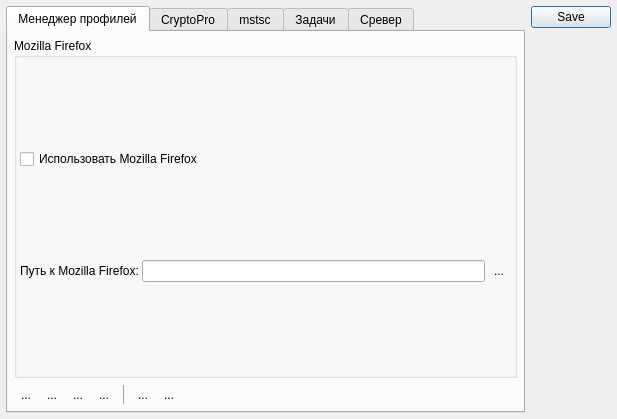
<?xml version="1.0" encoding="UTF-8"?>
<ui version="4.0">
 <class>DialogMain</class>
 <widget class="QDialog" name="DialogMain">
  <property name="geometry">
   <rect>
    <x>0</x>
    <y>0</y>
    <width>617</width>
    <height>419</height>
   </rect>
  </property>
  <property name="windowTitle">
   <string>DialogMain</string>
  </property>
  <layout class="QGridLayout" name="gridLayout_2">
   <property name="leftMargin">
    <number>6</number>
   </property>
   <property name="topMargin">
    <number>6</number>
   </property>
   <property name="rightMargin">
    <number>6</number>
   </property>
   <property name="bottomMargin">
    <number>6</number>
   </property>
   <item row="0" column="1">
    <widget class="QDialogButtonBox" name="buttonBox">
     <property name="orientation">
      <enum>Qt::Vertical</enum>
     </property>
     <property name="standardButtons">
      <set>QDialogButtonBox::Save</set>
     </property>
    </widget>
   </item>
   <item row="0" column="0">
    <widget class="QTabWidget" name="tabWidget">
     <property name="currentIndex">
      <number>0</number>
     </property>
     <widget class="QWidget" name="tabProfileManager">
      <attribute name="icon">
       <iconset resource="pm_resurses.qrc">
        <normaloff>:/img/mpl.ico</normaloff>:/img/mpl.ico</iconset>
      </attribute>
      <attribute name="title">
       <string>Менеджер профилей</string>
      </attribute>
      <layout class="QVBoxLayout" name="verticalLayout">
       <property name="leftMargin">
        <number>6</number>
       </property>
       <property name="topMargin">
        <number>6</number>
       </property>
       <property name="rightMargin">
        <number>6</number>
       </property>
       <property name="bottomMargin">
        <number>6</number>
       </property>
       <item>
        <widget class="QGroupBox" name="groupBox">
         <property name="title">
          <string>Mozilla Firefox</string>
         </property>
         <layout class="QGridLayout" name="gridLayout_5">
          <property name="leftMargin">
           <number>3</number>
          </property>
          <property name="topMargin">
           <number>3</number>
          </property>
          <property name="rightMargin">
           <number>3</number>
          </property>
          <property name="bottomMargin">
           <number>3</number>
          </property>
          <property name="spacing">
           <number>3</number>
          </property>
          <item row="0" column="0">
           <widget class="QCheckBox" name="chUseFirefox">
            <property name="text">
             <string>Использовать Mozilla Firefox</string>
            </property>
           </widget>
          </item>
          <item row="1" column="0">
           <layout class="QGridLayout" name="gridLayout_4">
            <item row="0" column="0">
             <widget class="QLabel" name="label_5">
              <property name="text">
               <string>Путь к Mozilla Firefox:</string>
              </property>
             </widget>
            </item>
            <item row="0" column="2">
             <layout class="QHBoxLayout" name="horizontalLayout_3">
              <property name="spacing">
               <number>2</number>
              </property>
              <item>
               <widget class="QLineEdit" name="txtFirefoxPath"/>
              </item>
              <item>
               <widget class="QToolButton" name="btnSelectPathFirefox">
                <property name="text">
                 <string>...</string>
                </property>
                <property name="autoRaise">
                 <bool>true</bool>
                </property>
               </widget>
              </item>
             </layout>
            </item>
           </layout>
          </item>
         </layout>
        </widget>
       </item>
       <item>
        <layout class="QVBoxLayout" name="verticalGeneral">
         <item>
          <layout class="QHBoxLayout" name="horizontalLayout_8">
           <property name="spacing">
            <number>2</number>
           </property>
           <item>
            <widget class="QToolButton" name="btnMplItemAdd">
             <property name="text">
              <string>...</string>
             </property>
             <property name="icon">
              <iconset resource="pm_resurses.qrc">
               <normaloff>:/img/itemAdd.png</normaloff>:/img/itemAdd.png</iconset>
             </property>
             <property name="autoRaise">
              <bool>true</bool>
             </property>
            </widget>
           </item>
           <item>
            <widget class="QToolButton" name="btnProfileCopy">
             <property name="toolTip">
              <string>Добавить копированием</string>
             </property>
             <property name="text">
              <string>...</string>
             </property>
             <property name="icon">
              <iconset resource="pm_resurses.qrc">
               <normaloff>:/img/copy_24.png</normaloff>:/img/copy_24.png</iconset>
             </property>
             <property name="autoRaise">
              <bool>true</bool>
             </property>
            </widget>
           </item>
           <item>
            <widget class="QToolButton" name="btnMplItemEdit">
             <property name="text">
              <string>...</string>
             </property>
             <property name="icon">
              <iconset resource="pm_resurses.qrc">
               <normaloff>:/img/itemEdit.png</normaloff>:/img/itemEdit.png</iconset>
             </property>
             <property name="autoRaise">
              <bool>true</bool>
             </property>
            </widget>
           </item>
           <item>
            <widget class="QToolButton" name="btnMplItemDelete">
             <property name="text">
              <string>...</string>
             </property>
             <property name="icon">
              <iconset resource="pm_resurses.qrc">
               <normaloff>:/img/delete.png</normaloff>:/img/delete.png</iconset>
             </property>
             <property name="autoRaise">
              <bool>true</bool>
             </property>
            </widget>
           </item>
           <item>
            <widget class="QLabel" name="label_4">
             <property name="minimumSize">
              <size>
               <width>2</width>
               <height>0</height>
              </size>
             </property>
             <property name="frameShape">
              <enum>QFrame::VLine</enum>
             </property>
             <property name="frameShadow">
              <enum>QFrame::Raised</enum>
             </property>
             <property name="text">
              <string/>
             </property>
            </widget>
           </item>
           <item>
            <widget class="QToolButton" name="btnMplItemMoveUp">
             <property name="text">
              <string>...</string>
             </property>
             <property name="icon">
              <iconset resource="pm_resurses.qrc">
               <normaloff>:/img/moveup.png</normaloff>:/img/moveup.png</iconset>
             </property>
             <property name="autoRaise">
              <bool>true</bool>
             </property>
            </widget>
           </item>
           <item>
            <widget class="QToolButton" name="btnMplItemMoveDown">
             <property name="text">
              <string>...</string>
             </property>
             <property name="icon">
              <iconset resource="pm_resurses.qrc">
               <normaloff>:/img/movedown.png</normaloff>:/img/movedown.png</iconset>
             </property>
             <property name="autoRaise">
              <bool>true</bool>
             </property>
            </widget>
           </item>
           <item>
            <spacer name="horizontalSpacer_2">
             <property name="orientation">
              <enum>Qt::Horizontal</enum>
             </property>
             <property name="sizeHint" stdset="0">
              <size>
               <width>40</width>
               <height>20</height>
              </size>
             </property>
            </spacer>
           </item>
          </layout>
         </item>
        </layout>
       </item>
      </layout>
     </widget>
     <widget class="QWidget" name="tabCryptoPro">
      <attribute name="icon">
       <iconset resource="pm_resurses.qrc">
        <normaloff>:/img/cryptopro.ico</normaloff>:/img/cryptopro.ico</iconset>
      </attribute>
      <attribute name="title">
       <string>CryptoPro</string>
      </attribute>
      <layout class="QVBoxLayout" name="verticalLayout_3">
       <property name="leftMargin">
        <number>6</number>
       </property>
       <property name="topMargin">
        <number>6</number>
       </property>
       <property name="rightMargin">
        <number>6</number>
       </property>
       <property name="bottomMargin">
        <number>6</number>
       </property>
       <item>
        <layout class="QHBoxLayout" name="horizontalLayout_4">
         <property name="spacing">
          <number>2</number>
         </property>
         <item>
          <widget class="QLabel" name="label_6">
           <property name="text">
            <string>Путь к CryptoPro:</string>
           </property>
          </widget>
         </item>
         <item>
          <widget class="QLineEdit" name="txtCryptoProPath"/>
         </item>
         <item>
          <widget class="QToolButton" name="toolButton">
           <property name="text">
            <string>...</string>
           </property>
           <property name="autoRaise">
            <bool>true</bool>
           </property>
          </widget>
         </item>
        </layout>
       </item>
       <item>
        <layout class="QVBoxLayout" name="verticalLayout_2"/>
       </item>
       <item>
        <layout class="QHBoxLayout" name="horizontalLayout_9">
         <property name="spacing">
          <number>2</number>
         </property>
         <item>
          <widget class="QToolButton" name="btnCertAdd">
           <property name="text">
            <string>...</string>
           </property>
           <property name="icon">
            <iconset resource="pm_resurses.qrc">
             <normaloff>:/img/itemAdd.png</normaloff>:/img/itemAdd.png</iconset>
           </property>
           <property name="autoRaise">
            <bool>true</bool>
           </property>
          </widget>
         </item>
         <item>
          <widget class="QToolButton" name="btnCertDelete">
           <property name="text">
            <string>...</string>
           </property>
           <property name="icon">
            <iconset resource="pm_resurses.qrc">
             <normaloff>:/img/delete.png</normaloff>:/img/delete.png</iconset>
           </property>
           <property name="autoRaise">
            <bool>true</bool>
           </property>
          </widget>
         </item>
         <item>
          <widget class="QLabel" name="label_9">
           <property name="minimumSize">
            <size>
             <width>2</width>
             <height>0</height>
            </size>
           </property>
           <property name="frameShape">
            <enum>QFrame::VLine</enum>
           </property>
           <property name="frameShadow">
            <enum>QFrame::Raised</enum>
           </property>
           <property name="text">
            <string/>
           </property>
          </widget>
         </item>
         <item>
          <widget class="QToolButton" name="btnCertInfo">
           <property name="toolTip">
            <string>Информация о сертификате</string>
           </property>
           <property name="text">
            <string>...</string>
           </property>
           <property name="icon">
            <iconset resource="pm_resurses.qrc">
             <normaloff>:/img/!.png</normaloff>:/img/!.png</iconset>
           </property>
           <property name="autoRaise">
            <bool>true</bool>
           </property>
          </widget>
         </item>
         <item>
          <spacer name="horizontalSpacer_3">
           <property name="orientation">
            <enum>Qt::Horizontal</enum>
           </property>
           <property name="sizeHint" stdset="0">
            <size>
             <width>40</width>
             <height>20</height>
            </size>
           </property>
          </spacer>
         </item>
         <item>
          <widget class="QToolButton" name="btnResetCertIlst">
           <property name="toolTip">
            <string>Обновить список</string>
           </property>
           <property name="text">
            <string>...</string>
           </property>
           <property name="icon">
            <iconset resource="pm_resurses.qrc">
             <normaloff>:/img/update.png</normaloff>:/img/update.png</iconset>
           </property>
           <property name="autoRaise">
            <bool>true</bool>
           </property>
          </widget>
         </item>
        </layout>
       </item>
       <item>
        <widget class="QTabWidget" name="tabCrypt">
         <property name="tabletTracking">
          <bool>false</bool>
         </property>
         <property name="tabPosition">
          <enum>QTabWidget::North</enum>
         </property>
         <property name="tabShape">
          <enum>QTabWidget::Rounded</enum>
         </property>
         <property name="currentIndex">
          <number>0</number>
         </property>
         <property name="elideMode">
          <enum>Qt::ElideMiddle</enum>
         </property>
         <property name="documentMode">
          <bool>false</bool>
         </property>
         <property name="tabsClosable">
          <bool>false</bool>
         </property>
         <widget class="QWidget" name="tabCertificates">
          <attribute name="icon">
           <iconset resource="pm_resurses.qrc">
            <normaloff>:/img/certmgr2.ico</normaloff>:/img/certmgr2.ico</iconset>
          </attribute>
          <attribute name="title">
           <string>Сертификаты</string>
          </attribute>
          <layout class="QGridLayout" name="gridLayout_10">
           <item row="0" column="0">
            <layout class="QVBoxLayout" name="verticalLayoutCerts">
             <property name="spacing">
              <number>2</number>
             </property>
            </layout>
           </item>
          </layout>
         </widget>
         <widget class="QWidget" name="tabContainers">
          <attribute name="icon">
           <iconset resource="pm_resurses.qrc">
            <normaloff>:/img/certmgr4.ico</normaloff>:/img/certmgr4.ico</iconset>
          </attribute>
          <attribute name="title">
           <string>Контейнеры</string>
          </attribute>
          <layout class="QGridLayout" name="gridLayout_11">
           <item row="0" column="0">
            <layout class="QVBoxLayout" name="verticalLayoutConts">
             <property name="spacing">
              <number>2</number>
             </property>
            </layout>
           </item>
          </layout>
         </widget>
         <widget class="QWidget" name="tabAvailableCerts">
          <attribute name="title">
           <string>Доступные сетрификаты</string>
          </attribute>
          <layout class="QGridLayout" name="gridLayout">
           <item row="0" column="0">
            <layout class="QVBoxLayout" name="verticalLayoutAvCerts"/>
           </item>
          </layout>
         </widget>
        </widget>
       </item>
      </layout>
     </widget>
     <widget class="QWidget" name="tabMstsc">
      <attribute name="icon">
       <iconset resource="pm_resurses.qrc">
        <normaloff>:/img/mstsc.png</normaloff>:/img/mstsc.png</iconset>
      </attribute>
      <attribute name="title">
       <string>mstsc</string>
      </attribute>
      <layout class="QVBoxLayout" name="verticalLayout_5">
       <property name="leftMargin">
        <number>6</number>
       </property>
       <property name="topMargin">
        <number>6</number>
       </property>
       <property name="rightMargin">
        <number>6</number>
       </property>
       <property name="bottomMargin">
        <number>6</number>
       </property>
       <item>
        <layout class="QVBoxLayout" name="verticalLayout_4">
         <item>
          <widget class="QCheckBox" name="chkEnableMstsc">
           <property name="text">
            <string>Рарешить удаленный доступ</string>
           </property>
          </widget>
         </item>
         <item>
          <widget class="QCheckBox" name="chkEnableMstscUserSessions">
           <property name="enabled">
            <bool>false</bool>
           </property>
           <property name="text">
            <string>Разрешить удаленный доступ к сессиям пользователей</string>
           </property>
          </widget>
         </item>
         <item>
          <layout class="QGridLayout" name="gridLayout_6">
           <item row="0" column="0">
            <widget class="QLabel" name="label_7">
             <property name="minimumSize">
              <size>
               <width>20</width>
               <height>0</height>
              </size>
             </property>
             <property name="text">
              <string/>
             </property>
            </widget>
           </item>
           <item row="0" column="1">
            <widget class="QRadioButton" name="radioRunAsAdmin">
             <property name="enabled">
              <bool>false</bool>
             </property>
             <property name="text">
              <string>Запускать от имени администратора</string>
             </property>
            </widget>
           </item>
           <item row="2" column="1">
            <layout class="QHBoxLayout" name="horizontalLayout_5">
             <property name="spacing">
              <number>2</number>
             </property>
             <item>
              <widget class="QRadioButton" name="radioRunAs">
               <property name="enabled">
                <bool>false</bool>
               </property>
               <property name="text">
                <string>Запуаскать от имени</string>
               </property>
              </widget>
             </item>
             <item>
              <widget class="QLineEdit" name="txtRuAsName">
               <property name="enabled">
                <bool>false</bool>
               </property>
              </widget>
             </item>
             <item>
              <widget class="QToolButton" name="btnSetMstscPwd">
               <property name="enabled">
                <bool>false</bool>
               </property>
               <property name="maximumSize">
                <size>
                 <width>24</width>
                 <height>16777215</height>
                </size>
               </property>
               <property name="text">
                <string>***</string>
               </property>
               <property name="autoRaise">
                <bool>true</bool>
               </property>
              </widget>
             </item>
            </layout>
           </item>
          </layout>
         </item>
        </layout>
       </item>
       <item>
        <layout class="QHBoxLayout" name="horizontalLayout_6">
         <property name="spacing">
          <number>2</number>
         </property>
         <item>
          <widget class="QToolButton" name="btnMstscAdd">
           <property name="text">
            <string>...</string>
           </property>
           <property name="icon">
            <iconset resource="pm_resurses.qrc">
             <normaloff>:/img/itemAdd.png</normaloff>:/img/itemAdd.png</iconset>
           </property>
           <property name="autoRaise">
            <bool>true</bool>
           </property>
          </widget>
         </item>
         <item>
          <widget class="QToolButton" name="btnMstscCopy">
           <property name="toolTip">
            <string>Добавить копированием</string>
           </property>
           <property name="text">
            <string>...</string>
           </property>
           <property name="icon">
            <iconset resource="pm_resurses.qrc">
             <normaloff>:/img/copy_24.png</normaloff>:/img/copy_24.png</iconset>
           </property>
           <property name="autoRaise">
            <bool>true</bool>
           </property>
          </widget>
         </item>
         <item>
          <widget class="QToolButton" name="btnMstscEdit">
           <property name="text">
            <string>...</string>
           </property>
           <property name="icon">
            <iconset resource="pm_resurses.qrc">
             <normaloff>:/img/itemEdit.png</normaloff>:/img/itemEdit.png</iconset>
           </property>
           <property name="autoRaise">
            <bool>true</bool>
           </property>
          </widget>
         </item>
         <item>
          <widget class="QToolButton" name="btnMstscRemove">
           <property name="text">
            <string>...</string>
           </property>
           <property name="icon">
            <iconset resource="pm_resurses.qrc">
             <normaloff>:/img/delete.png</normaloff>:/img/delete.png</iconset>
           </property>
           <property name="autoRaise">
            <bool>true</bool>
           </property>
          </widget>
         </item>
         <item>
          <widget class="QLabel" name="label_8">
           <property name="minimumSize">
            <size>
             <width>2</width>
             <height>0</height>
            </size>
           </property>
           <property name="maximumSize">
            <size>
             <width>2</width>
             <height>16777215</height>
            </size>
           </property>
           <property name="frameShape">
            <enum>QFrame::VLine</enum>
           </property>
           <property name="frameShadow">
            <enum>QFrame::Sunken</enum>
           </property>
           <property name="text">
            <string/>
           </property>
          </widget>
         </item>
         <item>
          <widget class="QToolButton" name="btnMstscMoveUp">
           <property name="text">
            <string>...</string>
           </property>
           <property name="icon">
            <iconset resource="pm_resurses.qrc">
             <normaloff>:/img/moveup.png</normaloff>:/img/moveup.png</iconset>
           </property>
           <property name="autoRaise">
            <bool>true</bool>
           </property>
          </widget>
         </item>
         <item>
          <widget class="QToolButton" name="btnMstscMoveDown">
           <property name="text">
            <string>...</string>
           </property>
           <property name="icon">
            <iconset resource="pm_resurses.qrc">
             <normaloff>:/img/movedown.png</normaloff>:/img/movedown.png</iconset>
           </property>
           <property name="autoRaise">
            <bool>true</bool>
           </property>
          </widget>
         </item>
         <item>
          <widget class="QLabel" name="label_10">
           <property name="minimumSize">
            <size>
             <width>2</width>
             <height>0</height>
            </size>
           </property>
           <property name="frameShape">
            <enum>QFrame::VLine</enum>
           </property>
           <property name="frameShadow">
            <enum>QFrame::Raised</enum>
           </property>
           <property name="text">
            <string/>
           </property>
          </widget>
         </item>
         <item>
          <widget class="QToolButton" name="btnMstsc">
           <property name="text">
            <string>mstsc</string>
           </property>
           <property name="autoRaise">
            <bool>true</bool>
           </property>
          </widget>
         </item>
         <item>
          <spacer name="horizontalSpacer">
           <property name="orientation">
            <enum>Qt::Horizontal</enum>
           </property>
           <property name="sizeHint" stdset="0">
            <size>
             <width>40</width>
             <height>20</height>
            </size>
           </property>
          </spacer>
         </item>
        </layout>
       </item>
       <item>
        <layout class="QVBoxLayout" name="verticalLayoutMstsc"/>
       </item>
      </layout>
     </widget>
     <widget class="QWidget" name="tabTsks">
      <attribute name="icon">
       <iconset resource="pm_resurses.qrc">
        <normaloff>:/img/task-process-2.svg</normaloff>:/img/task-process-2.svg</iconset>
      </attribute>
      <attribute name="title">
       <string>Задачи</string>
      </attribute>
      <layout class="QGridLayout" name="gridLayout_7">
       <property name="leftMargin">
        <number>6</number>
       </property>
       <property name="topMargin">
        <number>6</number>
       </property>
       <property name="rightMargin">
        <number>6</number>
       </property>
       <property name="bottomMargin">
        <number>6</number>
       </property>
       <item row="1" column="0">
        <layout class="QHBoxLayout" name="horizontalLayout_11">
         <item>
          <layout class="QVBoxLayout" name="verticalLayoutTsacs">
           <item>
            <layout class="QVBoxLayout" name="verticalLayout_7">
             <item>
              <layout class="QHBoxLayout" name="horizontalLayout_10">
               <property name="spacing">
                <number>2</number>
               </property>
               <item>
                <widget class="QToolButton" name="btnTaskAdd">
                 <property name="text">
                  <string>...</string>
                 </property>
                 <property name="icon">
                  <iconset resource="pm_resurses.qrc">
                   <normaloff>:/img/itemAdd.png</normaloff>:/img/itemAdd.png</iconset>
                 </property>
                 <property name="autoRaise">
                  <bool>true</bool>
                 </property>
                </widget>
               </item>
               <item>
                <widget class="QToolButton" name="btnTaskEdit">
                 <property name="text">
                  <string>...</string>
                 </property>
                 <property name="icon">
                  <iconset resource="pm_resurses.qrc">
                   <normaloff>:/img/itemEdit.png</normaloff>:/img/itemEdit.png</iconset>
                 </property>
                 <property name="autoRaise">
                  <bool>true</bool>
                 </property>
                </widget>
               </item>
               <item>
                <widget class="QToolButton" name="btnTaskDelete">
                 <property name="text">
                  <string>...</string>
                 </property>
                 <property name="icon">
                  <iconset resource="pm_resurses.qrc">
                   <normaloff>:/img/delete.png</normaloff>:/img/delete.png</iconset>
                 </property>
                 <property name="autoRaise">
                  <bool>true</bool>
                 </property>
                </widget>
               </item>
               <item>
                <widget class="QLabel" name="label">
                 <property name="minimumSize">
                  <size>
                   <width>1</width>
                   <height>0</height>
                  </size>
                 </property>
                 <property name="frameShape">
                  <enum>QFrame::VLine</enum>
                 </property>
                 <property name="frameShadow">
                  <enum>QFrame::Raised</enum>
                 </property>
                 <property name="text">
                  <string/>
                 </property>
                </widget>
               </item>
               <item>
                <widget class="QToolButton" name="btnTaskStart">
                 <property name="text">
                  <string>...</string>
                 </property>
                 <property name="icon">
                  <iconset resource="pm_resurses.qrc">
                   <normaloff>:/img/startTask.png</normaloff>:/img/startTask.png</iconset>
                 </property>
                 <property name="autoRaise">
                  <bool>true</bool>
                 </property>
                </widget>
               </item>
               <item>
                <widget class="QLabel" name="label_12">
                 <property name="minimumSize">
                  <size>
                   <width>1</width>
                   <height>0</height>
                  </size>
                 </property>
                 <property name="frameShape">
                  <enum>QFrame::VLine</enum>
                 </property>
                 <property name="frameShadow">
                  <enum>QFrame::Raised</enum>
                 </property>
                 <property name="text">
                  <string/>
                 </property>
                </widget>
               </item>
               <item>
                <widget class="QToolButton" name="btnParam">
                 <property name="text">
                  <string>...</string>
                 </property>
                 <property name="icon">
                  <iconset resource="pm_resurses.qrc">
                   <normaloff>:/img/services.svg</normaloff>:/img/services.svg</iconset>
                 </property>
                 <property name="autoRaise">
                  <bool>true</bool>
                 </property>
                </widget>
               </item>
               <item>
                <widget class="QToolButton" name="btnInstallPlugin">
                 <property name="text">
                  <string>...</string>
                 </property>
                 <property name="icon">
                  <iconset resource="pm_resurses.qrc">
                   <normaloff>:/img/desktopOnline.png</normaloff>:/img/desktopOnline.png</iconset>
                 </property>
                 <property name="autoRaise">
                  <bool>true</bool>
                 </property>
                </widget>
               </item>
               <item>
                <spacer name="horizontalSpacer_4">
                 <property name="orientation">
                  <enum>Qt::Horizontal</enum>
                 </property>
                 <property name="sizeHint" stdset="0">
                  <size>
                   <width>40</width>
                   <height>20</height>
                  </size>
                 </property>
                </spacer>
               </item>
              </layout>
             </item>
            </layout>
           </item>
          </layout>
         </item>
        </layout>
       </item>
      </layout>
     </widget>
     <widget class="QWidget" name="tabServer">
      <attribute name="icon">
       <iconset resource="pm_resurses.qrc">
        <normaloff>:/img/settings.svg</normaloff>:/img/settings.svg</iconset>
      </attribute>
      <attribute name="title">
       <string>Сревер</string>
      </attribute>
      <layout class="QVBoxLayout" name="verticalLayout_6">
       <property name="leftMargin">
        <number>6</number>
       </property>
       <property name="topMargin">
        <number>6</number>
       </property>
       <property name="rightMargin">
        <number>6</number>
       </property>
       <property name="bottomMargin">
        <number>6</number>
       </property>
       <item>
        <layout class="QGridLayout" name="gridLayout_3">
         <item row="2" column="0">
          <widget class="QLabel" name="label_3">
           <property name="text">
            <string>Пароль:</string>
           </property>
          </widget>
         </item>
         <item row="2" column="1">
          <layout class="QHBoxLayout" name="horizontalLayout">
           <property name="spacing">
            <number>2</number>
           </property>
           <item>
            <widget class="QLineEdit" name="lblPwd">
             <property name="enabled">
              <bool>false</bool>
             </property>
             <property name="text">
              <string>***</string>
             </property>
             <property name="echoMode">
              <enum>QLineEdit::Password</enum>
             </property>
            </widget>
           </item>
           <item>
            <widget class="QToolButton" name="btnPwdView">
             <property name="enabled">
              <bool>false</bool>
             </property>
             <property name="toolTip">
              <string>Показать/скрыть пароль</string>
             </property>
             <property name="text">
              <string>...</string>
             </property>
             <property name="icon">
              <iconset resource="pm_resurses.qrc">
               <normaloff>:/img/viewPwd1.png</normaloff>:/img/viewPwd1.png</iconset>
             </property>
             <property name="checkable">
              <bool>true</bool>
             </property>
             <property name="autoRaise">
              <bool>true</bool>
             </property>
            </widget>
           </item>
           <item>
            <widget class="QToolButton" name="btnPwdEdit">
             <property name="toolTip">
              <string>Редактировать пароль</string>
             </property>
             <property name="text">
              <string>...</string>
             </property>
             <property name="icon">
              <iconset resource="pm_resurses.qrc">
               <normaloff>:/img/itemEdit.png</normaloff>:/img/itemEdit.png</iconset>
             </property>
             <property name="checkable">
              <bool>true</bool>
             </property>
             <property name="autoRaise">
              <bool>true</bool>
             </property>
            </widget>
           </item>
          </layout>
         </item>
         <item row="0" column="0">
          <widget class="QLabel" name="label_2">
           <property name="text">
            <string>URL сервера:</string>
           </property>
          </widget>
         </item>
         <item row="3" column="1">
          <widget class="QCheckBox" name="chkStandradPass">
           <property name="text">
            <string>Стандартный пароль</string>
           </property>
          </widget>
         </item>
         <item row="1" column="1">
          <layout class="QHBoxLayout" name="horizontalLayout_2">
           <property name="spacing">
            <number>2</number>
           </property>
           <item>
            <widget class="QLineEdit" name="txtServerUser"/>
           </item>
           <item>
            <widget class="QToolButton" name="btnSelectUser">
             <property name="toolTip">
              <string>&lt;html&gt;&lt;head/&gt;&lt;body&gt;&lt;p&gt;Выбрать пользователя&lt;/p&gt;&lt;/body&gt;&lt;/html&gt;</string>
             </property>
             <property name="text">
              <string>...</string>
             </property>
             <property name="icon">
              <iconset resource="pm_resurses.qrc">
               <normaloff>:/img/link.png</normaloff>:/img/link.png</iconset>
             </property>
             <property name="autoRaise">
              <bool>true</bool>
             </property>
            </widget>
           </item>
          </layout>
         </item>
         <item row="1" column="0">
          <widget class="QLabel" name="label_11">
           <property name="text">
            <string>Имя пользователя:</string>
           </property>
          </widget>
         </item>
         <item row="0" column="1">
          <layout class="QHBoxLayout" name="horizontalLayout_7">
           <property name="spacing">
            <number>2</number>
           </property>
           <item>
            <widget class="QLineEdit" name="txtServer"/>
           </item>
           <item>
            <widget class="QToolButton" name="btnHosts">
             <property name="maximumSize">
              <size>
               <width>24</width>
               <height>16777215</height>
              </size>
             </property>
             <property name="text">
              <string>IP</string>
             </property>
             <property name="popupMode">
              <enum>QToolButton::DelayedPopup</enum>
             </property>
             <property name="toolButtonStyle">
              <enum>Qt::ToolButtonIconOnly</enum>
             </property>
             <property name="autoRaise">
              <bool>true</bool>
             </property>
             <property name="arrowType">
              <enum>Qt::NoArrow</enum>
             </property>
            </widget>
           </item>
           <item>
            <widget class="QToolButton" name="btnImportSettings">
             <property name="toolTip">
              <string>Загрузить настройки</string>
             </property>
             <property name="text">
              <string>...</string>
             </property>
             <property name="icon">
              <iconset resource="pm_resurses.qrc">
               <normaloff>:/img/update.png</normaloff>:/img/update.png</iconset>
             </property>
             <property name="autoRaise">
              <bool>true</bool>
             </property>
            </widget>
           </item>
          </layout>
         </item>
        </layout>
       </item>
       <item>
        <widget class="QCheckBox" name="chUseSid">
         <property name="text">
          <string>Подключаться по WIN SID текущего пользователя</string>
         </property>
        </widget>
       </item>
       <item>
        <widget class="QCheckBox" name="chkAutoConnect">
         <property name="text">
          <string>Подключаться автоматически при разрыве соединения</string>
         </property>
        </widget>
       </item>
       <item>
        <widget class="QCheckBox" name="chkWriteLog">
         <property name="text">
          <string>Вести лог</string>
         </property>
        </widget>
       </item>
       <item>
        <spacer name="verticalSpacer">
         <property name="orientation">
          <enum>Qt::Vertical</enum>
         </property>
         <property name="sizeHint" stdset="0">
          <size>
           <width>20</width>
           <height>215</height>
          </size>
         </property>
        </spacer>
       </item>
      </layout>
     </widget>
    </widget>
   </item>
   <item row="1" column="0">
    <layout class="QHBoxLayout" name="statusbar"/>
   </item>
  </layout>
 </widget>
 <resources>
  <include location="pm_resurses.qrc"/>
 </resources>
 <connections/>
</ui>
